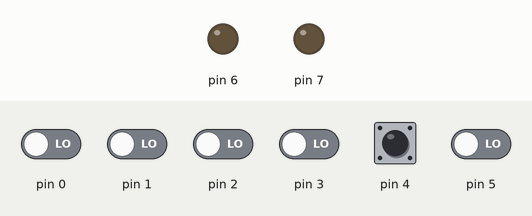
Simulated run of this sketch. Board: Arduino Uno, built with avr-gcc and run on an emulated ATmega328P. Shown: output pins drawn as LEDs (lit = HIGH). Inputs (shaded band) come from the test bench; at power-on: pin 4 HIGH, pin 0–3, pin 5 LOW.

Above: at 0.8 s.
0.9 s: pin 4 pulled LOW for 0.15 s
At 1.6 s:
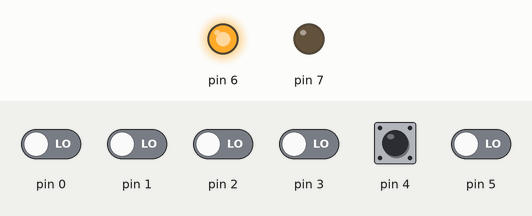
2.5 s: pin 5 driven HIGH
At 2.8 s:
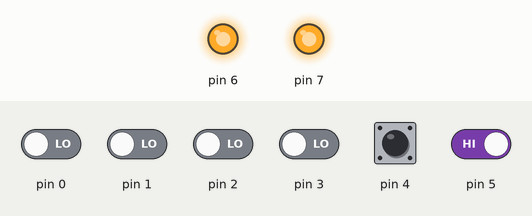
4.0 s: pin 4 pulled LOW for 1 s
At 5.2 s:
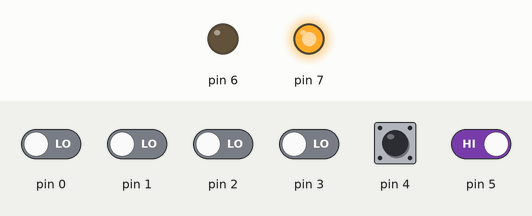
6.5 s: pin 5 driven LOW
At 7.1 s:
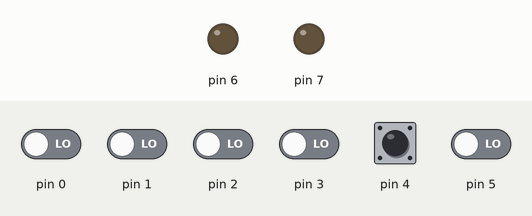
Timing chart, 0 to 9.0 s (numbered marks = the images above; inputs shaded):
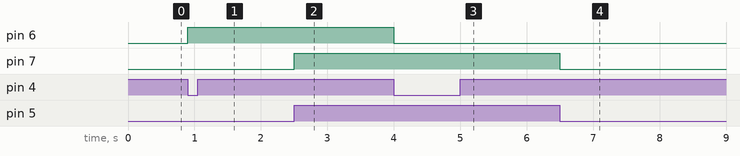

The sketch:

2e.ino
```cpp
/*
Add a second LED and a second button to pins of your choice. Write a program
that turns one LED on only while the first button is held down (same behavior as
parts a-b) and toggles the other LED when the second button is pressed and released
(same behavior as part c-d). It is your choice whether to use polling, interrupts, or a
combination. Don’t forget to use masking when appropriate.
*/
// PD4 - Red Control
// PD5 - Green Control
// PD6 6 - Red LED
// PD7 7 = Green LED

int main(){
  DDRD = 0b11000000; //Pins 6 and 7 are output
  int wasPressed;
  int ledOn;
    while (1)
    {
      if(PIND & 0b00100000){ //if bit 5 in pin D is HIGH
        //light up the LED
        PORTD = PIND | 0b10000000; //setting bit 7 in port D to 1
      }
      else{
        //turn off the LED
        PORTD = PIND & 0b01111111; //setting bit 7 in port D to 0
      }
      if(wasPressed && !(PIND & 0b00010000)){
        if(ledOn){
          PORTD = PIND | 0b01000000; //setting bit 6 in port D to 1
          ledOn = 0;
        }
        else{
          PORTD = PIND & 0b10111111; //setting bit 6 in port D to 0
          ledOn = 1;
        }
      }
    wasPressed = PIND & 0b00010000;
    _delay_ms(100);
  }
}
```

Measured:
- after the input at 0.9 s, pin 6: LOW → HIGH at once
- after the input at 2.5 s, pin 7: LOW → HIGH at once
- after the input at 4.0 s, pin 6: HIGH → LOW at once
- after the input at 6.5 s, pin 7: HIGH → LOW at once
